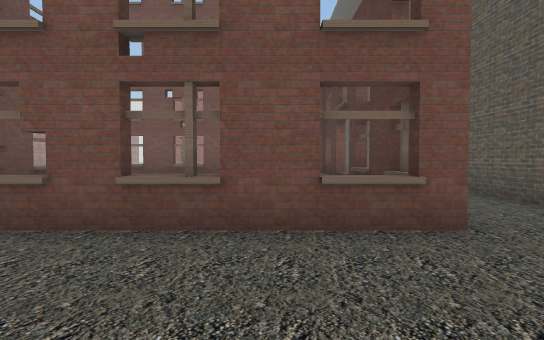
view 1 (above)

24 first-person views from a walk through a Unity game level. The camera is 1.5 m above the floor, tilts 2° down and sees 80° across. The floor is counted in squares, 2 m on a side. Each view is taken from the middle of a square. On the plan, view 1 faces up. The plan holds only what a view shows up to about 11 squares ahead; the rest is blank. The place goes on beyond the plan. Some surface patterns are stand-ins.

view 2
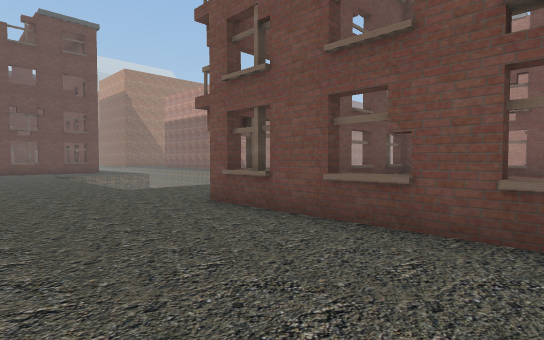

view 3
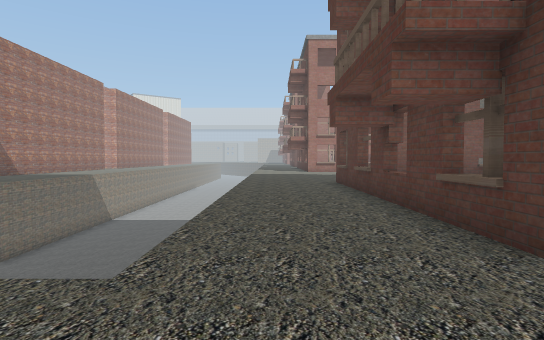

view 4
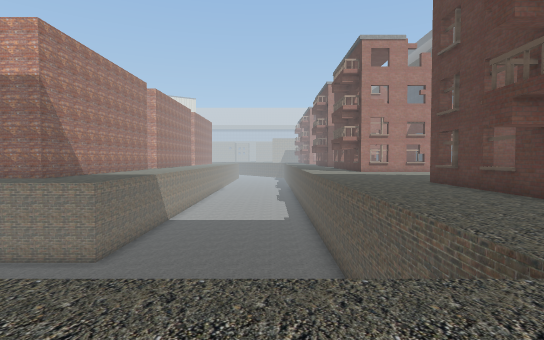

view 5
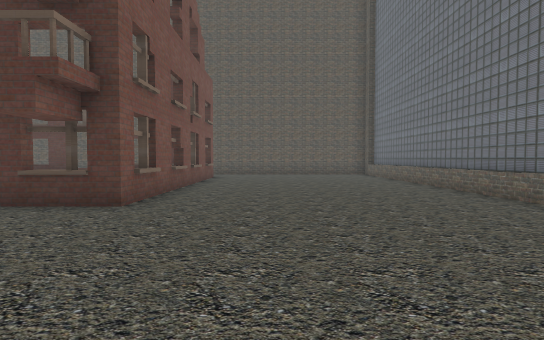

view 6
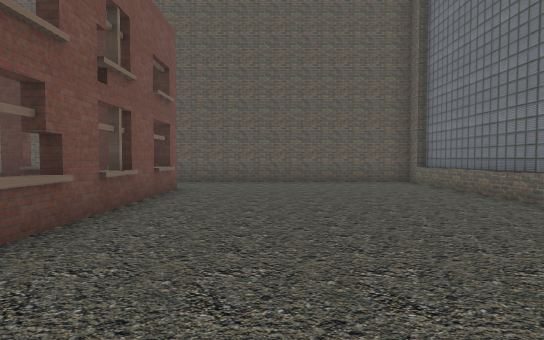

view 7
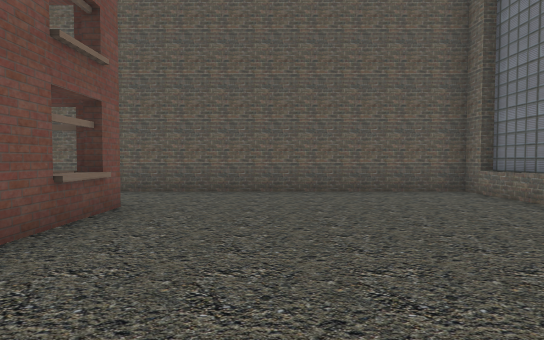

view 8
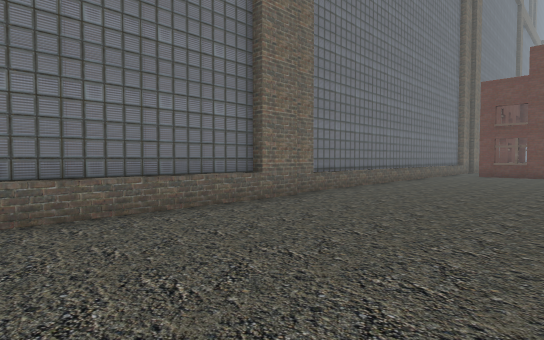

view 9
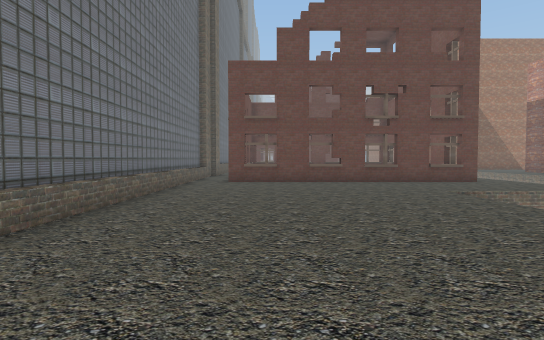

view 10
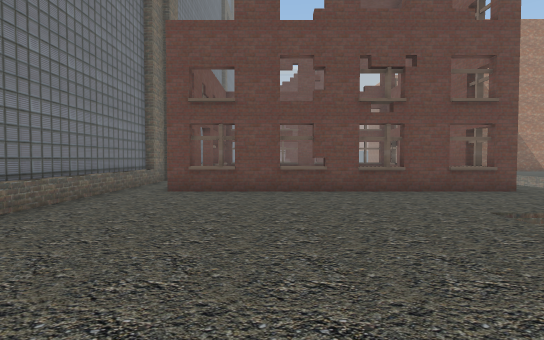

view 11
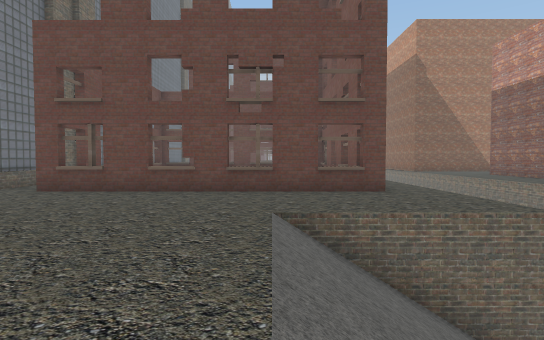

view 12
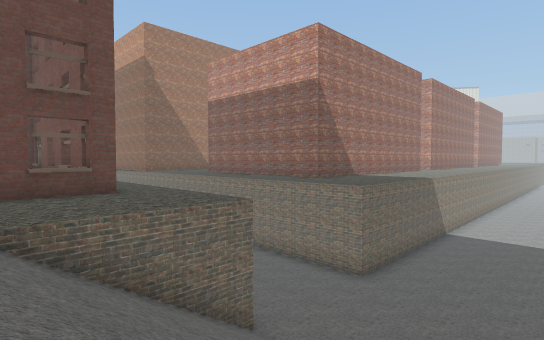

view 13
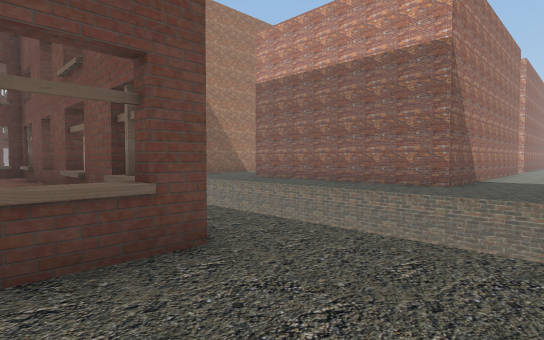

view 14
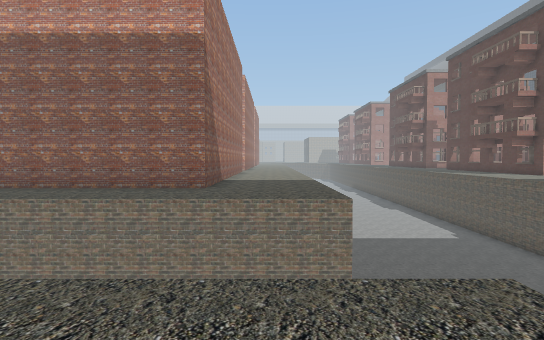

view 15
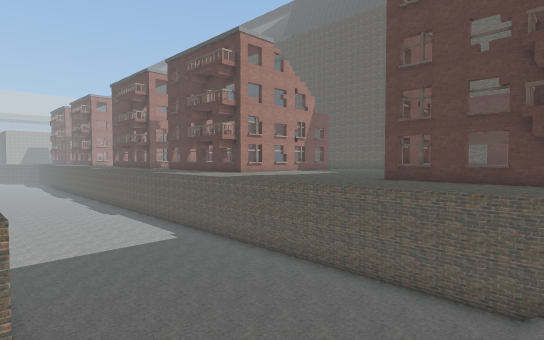

view 16
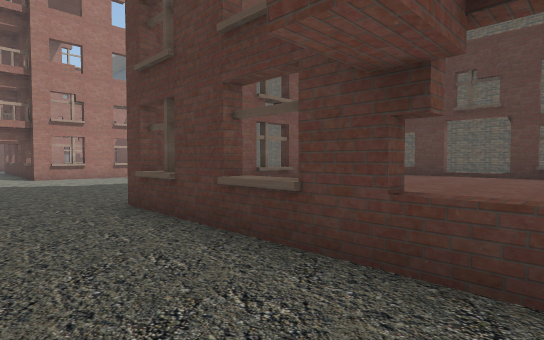

view 17
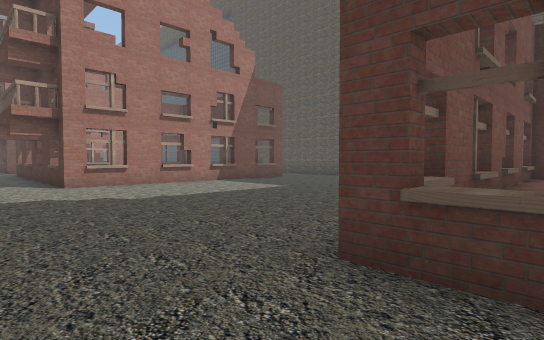

view 18
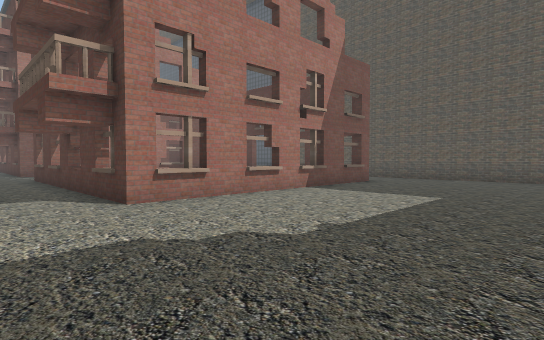

view 19
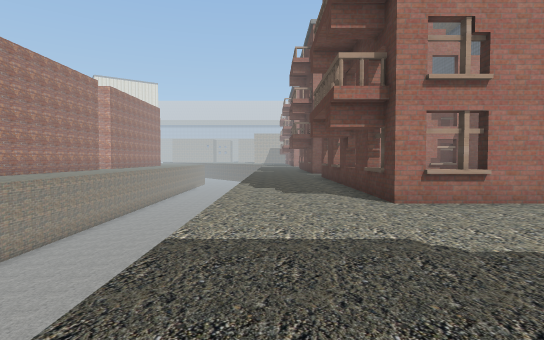

view 20
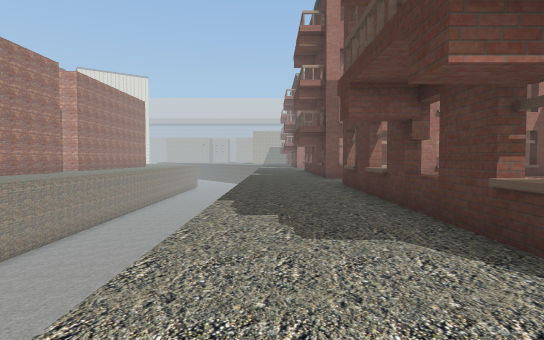

view 21
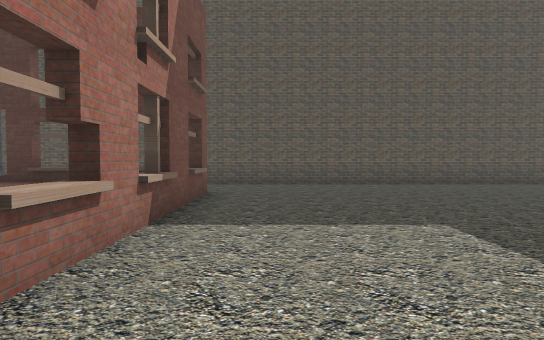

view 22
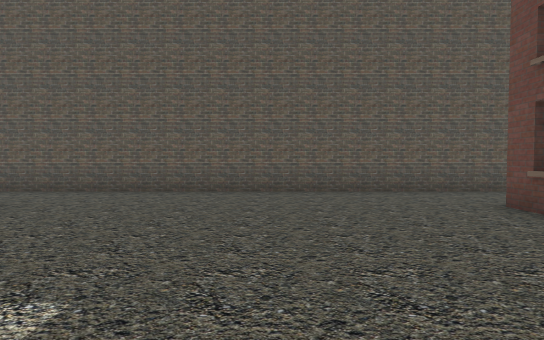

view 23
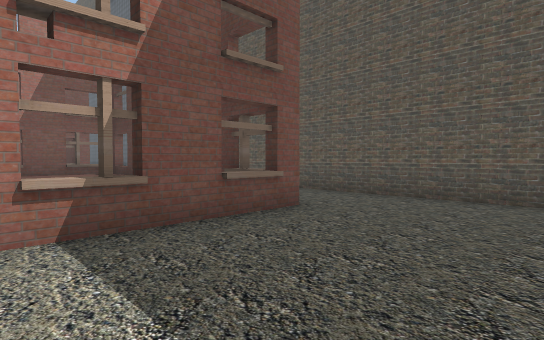

view 24
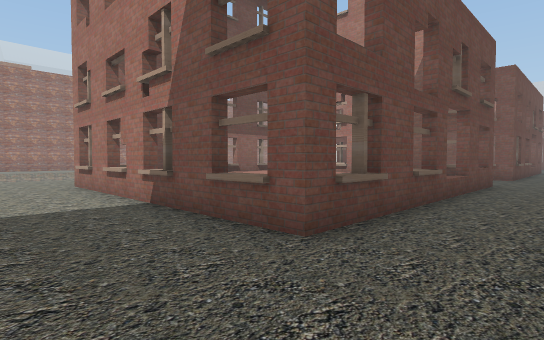

### Floor plan
Key: @ floor where view 1 was taken; # wall or solid block; . main floor; - floor 5 m lower than the main floor; / step, stairs or slope; B building.
Columns run from 26 left of view 1 to 5 right of it. Each row starts with its distance up from view 1.
 30                            B..
 29           -----  ....       ..
 28           -----  ....       ..
 27           -----  ...BBBB B#B#.
 26            ----  ...B       #. #
 25           -----  ...B       #. #
 24           -----  ...B       B. #
 23           -----  ...B       #. #
 22            ----  ...B       #..#
 21             ---  ...B       #..#
 20           -----  ...BBBBBB#B#..#
 19           ---    ..............#
 18           ----   ..............#
 17       #.. -----  ..............#
 16       #...-------..............#
 15       #...-------..............#
 14       #...-------..............#
 13  ######...-------....... ......#
 12   ........-------......   .....#
 11   -------#-------...BBBB#B#B#..#
 10       -----------...B       B .#
  9        ------ ---...B       #  #
  8         ----   --...B       B  #
  7      ....#/     //..B       # .#
  6      .....//     /..B       # .#
  5 BBBBBBB...//     /..B       #..#
  4       B...///    /..BBBBBB#B#..#
  3       B...////////.............#
  2       B........................#
  1       B........................#
  0       B...................@....#
 -1       B........................#
 -2    BB#B........................#
 -3     ...........................#
 -4    #############################

Where each view was taken, in squares from view 1:
view 1: 0 up, 0 right, facing up
view 2: 0 up, 1 left, facing up-left
view 3: 1 up, 8 left, facing up
view 4: 1 up, 11 left, facing up
view 5: 1 up, 11 left, facing right
view 6: 1 up, 6 left, facing right
view 7: 1 up, 3 left, facing right
view 8: 1 up, 4 left, facing down-left
view 9: 1 down, 9 left, facing left
view 10: 0 up, 12 left, facing left
view 11: 3 up, 12 left, facing left
view 12: 3 up, 12 left, facing up-left
view 13: 4 up, 17 left, facing up-left
view 14: 5 up, 18 left, facing up
view 15: 6 up, 17 left, facing up-right
view 16: 6 up, 8 left, facing up-right
view 17: 10 up, 8 left, facing up-right
view 18: 14 up, 8 left, facing up-right
view 19: 14 up, 8 left, facing up
view 20: 18 up, 8 left, facing up
view 21: 18 up, 5 left, facing right
view 22: 15 up, 3 left, facing right
view 23: 16 up, 2 left, facing up-right
view 24: 17 up, 4 right, facing up-left
